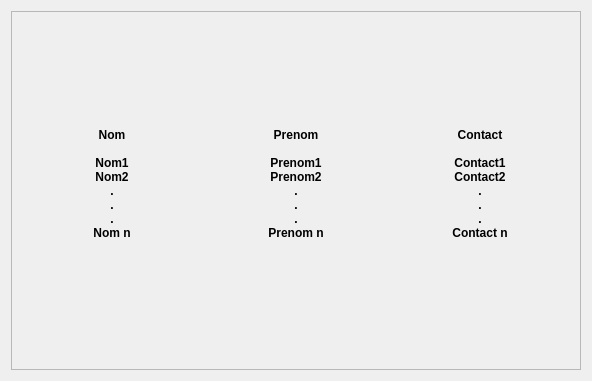
<?xml version="1.0" encoding="UTF-8"?>
<ui version="4.0">
 <class>FenetreListeMembreAdministration</class>
 <widget class="QWidget" name="FenetreListeMembreAdministration">
  <property name="geometry">
   <rect>
    <x>0</x>
    <y>0</y>
    <width>592</width>
    <height>381</height>
   </rect>
  </property>
  <property name="minimumSize">
   <size>
    <width>0</width>
    <height>100</height>
   </size>
  </property>
  <property name="windowTitle">
   <string>FenetreListeMembreAdministration</string>
  </property>
  <layout class="QGridLayout" name="gridLayout_2">
   <item row="0" column="0">
    <widget class="QScrollArea" name="scrollArea">
     <property name="maximumSize">
      <size>
       <width>16777215</width>
       <height>500</height>
      </size>
     </property>
     <property name="styleSheet">
      <string notr="true">QLabel {
	font: 75 10pt &quot;MS Shell Dlg 2&quot;;
	font-weight: bold;
	text-align: center;
}

</string>
     </property>
     <property name="widgetResizable">
      <bool>true</bool>
     </property>
     <widget class="QWidget" name="scrollAreaWidgetContents">
      <property name="geometry">
       <rect>
        <x>0</x>
        <y>0</y>
        <width>572</width>
        <height>361</height>
       </rect>
      </property>
      <property name="minimumSize">
       <size>
        <width>0</width>
        <height>332</height>
       </size>
      </property>
      <layout class="QGridLayout" name="gridLayout">
       <item row="0" column="0">
        <widget class="QLabel" name="labelNomMembreAdministration">
         <property name="text">
          <string>Nom

Nom1
Nom2
.
.
.
Nom n
</string>
         </property>
         <property name="alignment">
          <set>Qt::AlignCenter</set>
         </property>
        </widget>
       </item>
       <item row="0" column="1">
        <widget class="QLabel" name="labelPrenomMembreAdministration">
         <property name="text">
          <string>Prenom

Prenom1
Prenom2
.
.
.
Prenom n
</string>
         </property>
         <property name="alignment">
          <set>Qt::AlignCenter</set>
         </property>
        </widget>
       </item>
       <item row="0" column="2">
        <widget class="QLabel" name="labelPrivilegeMembreAdministration">
         <property name="text">
          <string>Contact 

Contact1
Contact2
.
.
.
Contact n
</string>
         </property>
         <property name="alignment">
          <set>Qt::AlignCenter</set>
         </property>
        </widget>
       </item>
      </layout>
     </widget>
    </widget>
   </item>
  </layout>
 </widget>
 <layoutdefault spacing="6" margin="11"/>
 <resources/>
 <connections/>
</ui>
